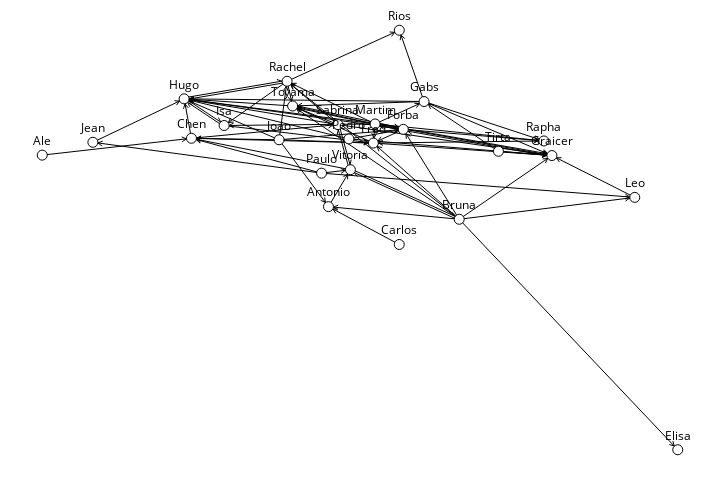

The code cell stored with this chart in its notebook:
### Code cell
g = sn.load_graph('./one-mode.gml')
sn.graph_width = 720
sn.graph_height = 480

sn.node_size = 10
sn.node_color = (255, 255, 255)

sn.edge_width = 1
sn.edge_color = (192, 192, 192)
sn.node_label_position = 'top center'
sn.show_graph(g, nlab=True)

### Figure 1 — Plotly figure (JSON) as saved in the notebook; plotly's stock layout.template omitted (floating-point values rounded to 4 significant figures; data arrays with more than 128 entries replaced by an {"elided": "..."} marker saying what was removed)
{"data": [{"hoverinfo": "none", "line": {"color": "rgb(0, 0, 0)", "width": 1}, "mode": "lines", "type": "scatter", "uid": "be860c84-d3c1-11e8-9149-88e9fe6b400d", "x": {"elided": "678 float values"}, "y": {"elided": "678 float values"}}, {"hoverinfo": "none", "marker": {"color": "rgb(255, 255, 255)", "line": {"color": "rgb(0, 0, 0)", "width": 1}, "size": 10}, "mode": "markers+text", "text": ["Rachel", "Jean", "Bruna", "Leo", "Joao", "Rapha", "Carlos", "Fred", "Toyama", "Vitoria", "Hugo", "Gabs", "Elisa", "Paulo", "Sabrina", "Forba", "Rios", "Ale", "Graicer", "Antonio", "Martim", "Pedro", "Isa", "Chen", "Tirta"], "textfont": {"color": "rgb(0, 0, 0)"}, "textposition": "top center", "type": "scatter", "uid": "be860e00-d3c1-11e8-9149-88e9fe6b400d", "x": [0.3853, 0.07969, 0.6561, 0.9323, 0.3726, 0.7893, 0.5618, 0.521, 0.394, 0.4849, 0.2232, 0.6008, 1, 0.4395, 0.4653, 0.5681, 0.5619, 0, 0.802, 0.4504, 0.5237, 0.4825, 0.2862, 0.2348, 0.7178], "y": [0.8783, 0.733, 0.5494, 0.6016, 0.7389, 0.7361, 0.4893, 0.7311, 0.8194, 0.6675, 0.8365, 0.8301, 0, 0.6594, 0.7751, 0.7637, 1, 0.7023, 0.7013, 0.5795, 0.7766, 0.7409, 0.7729, 0.7425, 0.7115]}], "layout": {"height": 480, "margin": {"b": 0, "l": 0, "r": 0, "t": 0}, "showlegend": false, "width": 720, "xaxis": {"showgrid": false, "showticklabels": false, "zeroline": false}, "yaxis": {"showgrid": false, "showticklabels": false, "zeroline": false}}}
